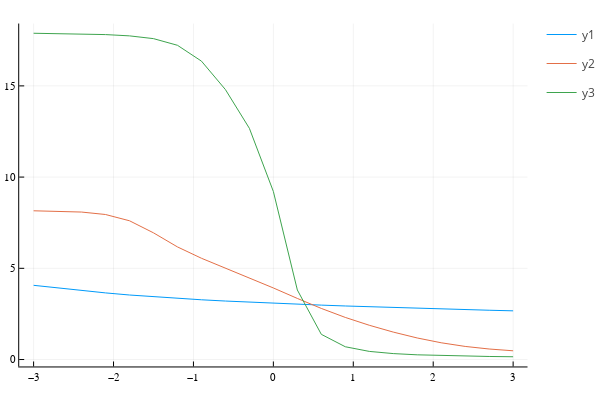

The cell this chart's notebook holds for it:
### Code cell
plot(q, α1)
plot!(q, α2)
plot!(q, α3)

### Figure 1 — Plotly figure (JSON) as saved in the notebook; plotly's stock layout.template omitted (floating-point values rounded to 4 significant figures)
{"data": [{"colorbar": {"title": ""}, "legendgroup": "y1", "line": {"color": "rgba(0, 154, 250, 1.000)", "dash": "solid", "shape": "linear", "width": 1}, "mode": "lines", "name": "y1", "showlegend": true, "type": "scatter", "x": [-3, -2.7, -2.4, -2.1, -1.8, -1.5, -1.2, -0.9, -0.6, -0.3, 0, 0.3, 0.6, 0.9, 1.2, 1.5, 1.8, 2.1, 2.4, 2.7, 3], "xaxis": "x", "y": [4.067, 3.924, 3.782, 3.652, 3.537, 3.438, 3.351, 3.275, 3.206, 3.143, 3.086, 3.032, 2.982, 2.935, 2.891, 2.849, 2.809, 2.772, 2.736, 2.702, 2.669], "yaxis": "y", "zmax": null, "zmin": null}, {"colorbar": {"title": ""}, "legendgroup": "y2", "line": {"color": "rgba(227, 111, 71, 1.000)", "dash": "solid", "shape": "linear", "width": 1}, "mode": "lines", "name": "y2", "showlegend": true, "type": "scatter", "x": [-3, -2.7, -2.4, -2.1, -1.8, -1.5, -1.2, -0.9, -0.6, -0.3, 0, 0.3, 0.6, 0.9, 1.2, 1.5, 1.8, 2.1, 2.4, 2.7, 3], "xaxis": "x", "y": [8.153, 8.134, 8.084, 7.949, 7.606, 6.944, 6.173, 5.551, 5.02, 4.485, 3.923, 3.35, 2.8, 2.308, 1.878, 1.504, 1.182, 0.9184, 0.7185, 0.5763, 0.4792], "yaxis": "y", "zmax": null, "zmin": null}, {"colorbar": {"title": ""}, "legendgroup": "y3", "line": {"color": "rgba(62, 164, 78, 1.000)", "dash": "solid", "shape": "linear", "width": 1}, "mode": "lines", "name": "y3", "showlegend": true, "type": "scatter", "x": [-3, -2.7, -2.4, -2.1, -1.8, -1.5, -1.2, -0.9, -0.6, -0.3, 0, 0.3, 0.6, 0.9, 1.2, 1.5, 1.8, 2.1, 2.4, 2.7, 3], "xaxis": "x", "y": [17.89, 17.87, 17.85, 17.81, 17.74, 17.59, 17.22, 16.36, 14.8, 12.67, 9.211, 3.811, 1.381, 0.7002, 0.4456, 0.3251, 0.258, 0.2162, 0.1879, 0.1675, 0.1521], "yaxis": "y", "zmax": null, "zmin": null}], "layout": {"annotations": [], "height": 400, "legend_position": {"bgcolor": "rgba(255, 255, 255, 1.000)", "bordercolor": "rgba(0, 0, 0, 1.000)", "borderwidth": 1, "font": {"color": "rgba(0, 0, 0, 1.000)", "family": "sans-serif", "size": 11}, "title": {"font": {"color": "rgba(0, 0, 0, 1.000)", "family": "sans-serif", "size": 15}, "text": ""}, "tracegroupgap": 0, "traceorder": "normal", "x": 1, "xanchor": "auto", "y": 1, "yanchor": "auto"}, "margin": {"b": 20, "l": 0, "r": 0, "t": 20}, "paper_bgcolor": "rgba(255, 255, 255, 1.000)", "plot_bgcolor": "rgba(255, 255, 255, 1.000)", "showlegend": true, "width": 600, "xaxis": {"anchor": "y", "domain": [0.03619, 0.9934], "gridcolor": "rgba(0, 0, 0, 0.100)", "gridwidth": 0.5, "linecolor": "rgba(0, 0, 0, 1.000)", "mirror": false, "range": [-3.18, 3.18], "showgrid": true, "showline": true, "showticklabels": true, "tickangle": 0, "tickcolor": "rgb(0, 0, 0)", "tickfont": {"color": "rgba(0, 0, 0, 1.000)", "family": "sans-serif", "size": 11}, "tickmode": "array", "ticks": "inside", "ticktext": ["−3", "−2", "−1", "0", "1", "2", "3"], "tickvals": [-3, -2, -1, 0, 1, 2, 3], "title": "", "titlefont": {"color": "rgba(0, 0, 0, 1.000)", "family": "sans-serif", "size": 15}, "type": "-", "visible": true, "zeroline": false, "zerolinecolor": "rgba(0, 0, 0, 1.000)"}, "yaxis": {"anchor": "x", "domain": [0.03762, 0.9902], "gridcolor": "rgba(0, 0, 0, 0.100)", "gridwidth": 0.5, "linecolor": "rgba(0, 0, 0, 1.000)", "mirror": false, "range": [-0.3799, 18.42], "showgrid": true, "showline": true, "showticklabels": true, "tickangle": 0, "tickcolor": "rgb(0, 0, 0)", "tickfont": {"color": "rgba(0, 0, 0, 1.000)", "family": "sans-serif", "size": 11}, "tickmode": "array", "ticks": "inside", "ticktext": ["0", "5", "10", "15"], "tickvals": [0, 5, 10, 15], "title": "", "titlefont": {"color": "rgba(0, 0, 0, 1.000)", "family": "sans-serif", "size": 15}, "type": "-", "visible": true, "zeroline": false, "zerolinecolor": "rgba(0, 0, 0, 1.000)"}}}
